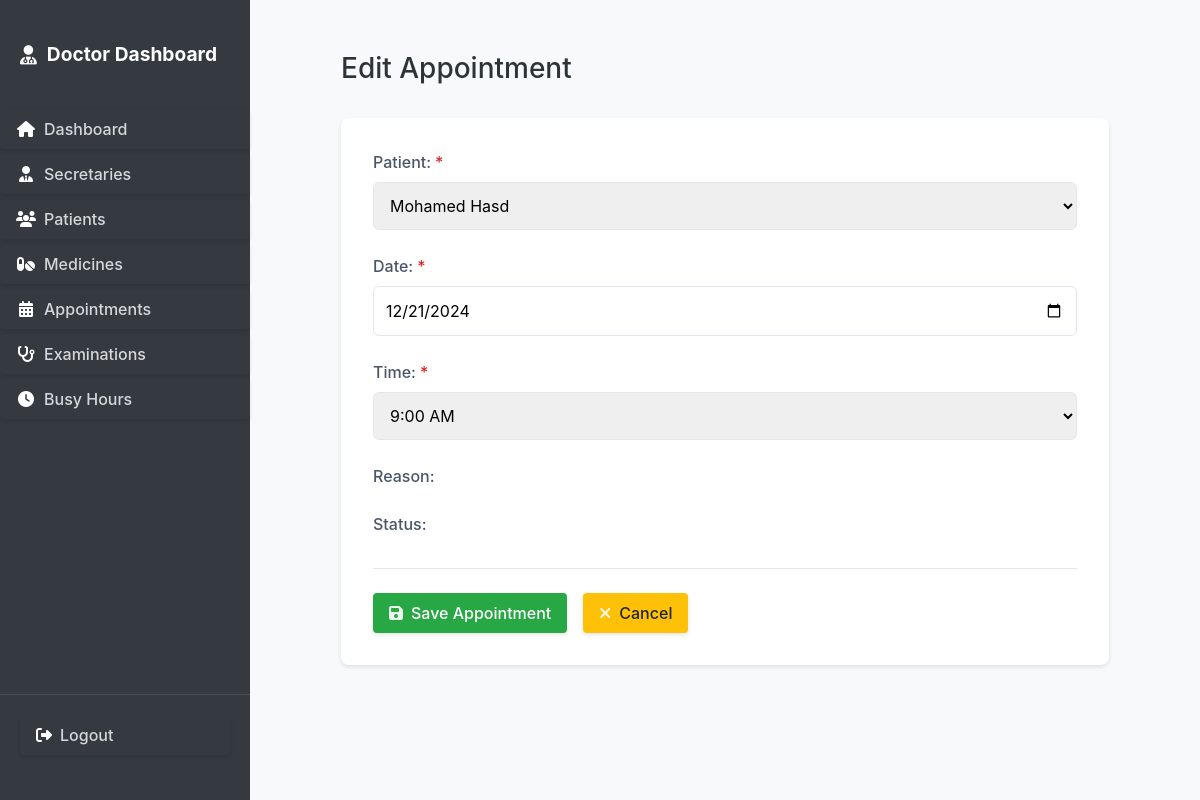
/appointments/13/edit/ (signed in), run on the app's committed database.
### secretary_dash/models.py (models this page shows, shortened)
class Appointment(models.Model):
    STATUS_CHOICES = [
        ('upcoming', 'Upcoming'),
        ('completed', 'Completed'),
        ('cancelled', 'Cancelled')
    ]
    patient = models.ForeignKey(Patient, on_delete=models.CASCADE)
    date = models.DateField()
    time = models.TimeField()
    created_by = models.ForeignKey(Secretary, on_delete=models.CASCADE)
    status = models.CharField(max_length=20, choices=STATUS_CHOICES, default='upcoming')
    created_at = models.DateTimeField(auto_now_add=True)
    class Meta:
        ordering = ['date', 'time']

### secretary_dash/views.py (the view)
# urls.py: path('appointments/<int:pk>/edit/', views.appointment_edit, name='appointment_edit'),
@login_required
@user_passes_test(lambda u: u.is_superuser or is_secretary(u))
def appointment_edit(request, pk):
    appointment = get_object_or_404(Appointment, pk=pk)
    if request.method == 'POST':
        form = AppointmentForm(request.POST, instance=appointment)
        if form.is_valid():
            form.save()
            messages.success(request, 'Appointment updated successfully!')
            return redirect('secretary_dash:appointment_list')
    else:
        form = AppointmentForm(instance=appointment)
    return render(request, 'secretary_dash/common/appointment_form.html', {'form': form, 'title': 'Edit Appointment'})

### secretary_dash/forms.py (shortened to what this page needs)
class AppointmentForm(forms.ModelForm):
    TIME_CHOICES = [
        ('09:00', '9:00 AM'),
        ('09:30', '9:30 AM'),
        ('10:00', '10:00 AM'),
        ('10:30', '10:30 AM'),
        ('11:00', '11:00 AM'),
        ('11:30', '11:30 AM'),
        ('12:00', '12:00 PM'),
        ('12:30', '12:30 PM'),
        ('13:00', '1:00 PM'),
        ('13:30', '1:30 PM'),
        ('14:00', '2:00 PM'),
        ('14:30', '2:30 PM'),
        ('15:00', '3:00 PM'),
        ('15:30', '3:30 PM'),
        ('16:00', '4:00 PM'),
        ('16:30', '4:30 PM'),
    ]
    time = forms.ChoiceField(choices=TIME_CHOICES)
    class Meta:
        model = Appointment
        fields = ['patient', 'date', 'time']
        widgets = {
            'date': forms.DateInput(attrs={'type': 'date'}),
        }

### secretary_dash/auth.py (called while the page is built)
    def get_user(self, user_id):
        UserModel = get_user_model()
        try:
            return UserModel.objects.get(pk=user_id)
        except UserModel.DoesNotExist:
            return None

### secretary_dash/models.py (called while the page is built)
    def __str__(self):
        return self.name

### templates/secretary_dash/common/appointment_form.html (shortened to what this page needs)
{% extends 'secretary_dash/common/form_base.html' %}
{% block form_content %}
<form method="post">
    <div class="form-group {% if form.patient.field.required %}required-field{% endif %} {% if form.patient.errors %}has-error{% endif %}">
        <label for="{{ form.patient.id_for_label }}">Patient:</label>
        {{ form.patient }}
    </div>
    <div class="form-group {% if form.date.field.required %}required-field{% endif %} {% if form.date.errors %}has-error{% endif %}">
        <label for="{{ form.date.id_for_label }}">Date:</label>
        {{ form.date }}
    </div>
    <div class="form-group {% if form.time.field.required %}required-field{% endif %} {% if form.time.errors %}has-error{% endif %}">
        <label for="{{ form.time.id_for_label }}">Time:</label>
        {{ form.time }}
    </div>
    <div class="form-group {% if form.reason.field.required %}required-field{% endif %} {% if form.reason.errors %}has-error{% endif %}">
        <label for="{{ form.reason.id_for_label }}">Reason:</label>
    </div>
    <div class="form-group {% if form.status.field.required %}required-field{% endif %} {% if form.status.errors %}has-error{% endif %}">
        <label for="{{ form.status.id_for_label }}">Status:</label>
    </div>
    <div class="form-actions">
        <button type="submit" class="btn btn-add">
            <i class="fas fa-save"></i>
            <span>Save Appointment</span>
        </button>
        <a href="{% url 'secretary_dash:appointment_list' %}" class="btn btn-cancel">
            <i class="fas fa-times"></i>
            <span>Cancel</span>
        </a>
    </div>
</form>
{% endblock %}

### static/css/main.css (style rules this page uses)
body { margin: 0; padding: 0; font-family: -apple-system, BlinkMacSystemFont, "Segoe UI", Roboto, "Helvetica Neue", Arial, sans-serif; background-color: #f8f9fa; }
.btn-cancel { background-color: #ffc107 !important; color: #212529 !important; }
.btn { display: inline-flex !important; align-items: center !important; gap: 8px !important; padding: 8px 16px !important; border-radius: 4px !important; border: none !important; cursor: pointer !important; font-weight: 500 !important; transition: all 0.2s ease !important; text-decoration: none !important; box-shadow: 0 2px 4px rgba(0, 0, 0, 0.1) !important; }
form:not(.user-menu form) button[type="submit"]:not(.btn-cancel):not(.btn-delete), form:not(.user-menu form) input[type="submit"]:not(.btn-cancel):not(.btn-delete) { background-color: #28a745 !important; border-color: #28a745 !important; color: white !important; }
.btn .fas, .btn .far, .btn .fab, .btn .fa { color: rgba(255, 255, 255, 0.9) !important; }

### templates/secretary_dash/common/form_base.html (style rules this page uses)
.form-group { margin-bottom: 1.5rem; }
.form-group label { display: block; margin-bottom: 0.5rem; color: #4a5568; font-weight: 500; }
.form-group input, .form-group select, .form-group textarea { width: 100%; padding: 0.75rem; border: 1px solid #e2e8f0; border-radius: 6px; font-size: 1rem; transition: all 0.2s; }
.required-field label:after { content: "*"; color: #dc2626; margin-left: 0.25rem; }
.form-actions { margin-top: 2rem; display: flex; gap: 1rem; padding-top: 1.5rem; border-top: 1px solid #e2e8f0; }
.btn { display: inline-flex; align-items: center; gap: 0.5rem; padding: 0.75rem 1.5rem; border-radius: 6px; font-weight: 500; text-decoration: none; cursor: pointer; border: none; transition: all 0.2s; }
.btn-add { background: #1976d2; color: white; }
.btn-cancel { background: #64748b; color: white; }

### data on the page
Appointment: patient "Mohamed Hasd", date "12/21/2024", time "9:00 AM"

### other printed values
{{ title }} "Edit Appointment"
